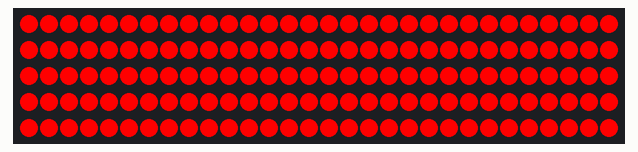
This sketch was run on a simulated Arduino Uno, built with avr-gcc and run on an emulated ATmega328P. Shown: 150 RGB LEDs in strip order, left to right, continuing on the next row. Dim RGB values are drawn brighter than linear.

Above: at 0.14 s.
At 9.92 s:
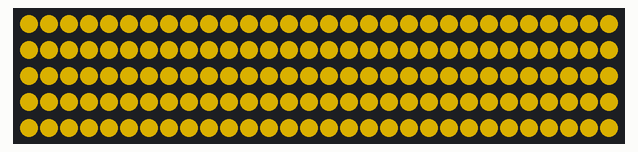
At 14.56 s:
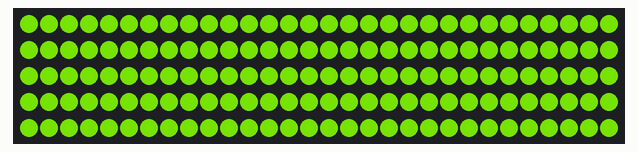
At 19.96 s:
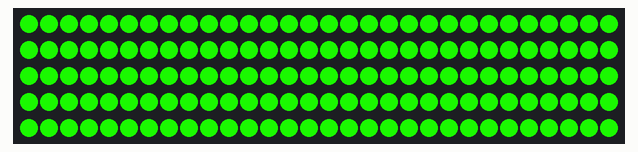
At 29.75 s:
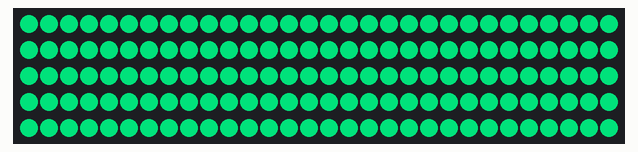
At 39.79 s:
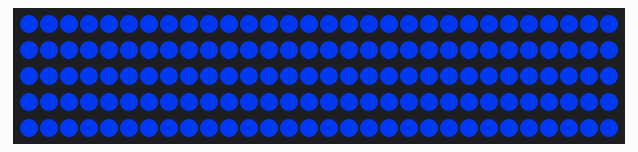

The sketch:

ColorWheel.ino
```cpp
#include <Adafruit_NeoPixel.h>
#ifdef __AVR__
  #include <avr/power.h>
#endif

#define PIN 6
#define LIGHTS 150

Adafruit_NeoPixel strip = Adafruit_NeoPixel(LIGHTS, PIN, NEO_GRB + NEO_KHZ800);

void setup() {
	strip.begin();
	strip.show();
}

void loop() {
	colorWheel(250);
}

void setStripColor(uint32_t c) {
	for(uint16_t i=0; i<strip.numPixels(); i++) {
		strip.setPixelColor(i, c);
	}
}

void colorWheel(uint8_t wait) {
	for (int j=0; j < 256; j++) {
		setStripColor(wheel(j));
		strip.show();
		delay(wait);
	}
}

uint32_t wheel(byte WheelPos) {
  WheelPos = 255 - WheelPos;
  if(WheelPos < 85) {
    return strip.Color(255 - WheelPos * 3, 0, WheelPos * 3);
  }
  if(WheelPos < 170) {
    WheelPos -= 85;
    return strip.Color(0, WheelPos * 3, 255 - WheelPos * 3);
  }
  WheelPos -= 170;
  return strip.Color(WheelPos * 3, 255 - WheelPos * 3, 0);
}
```
